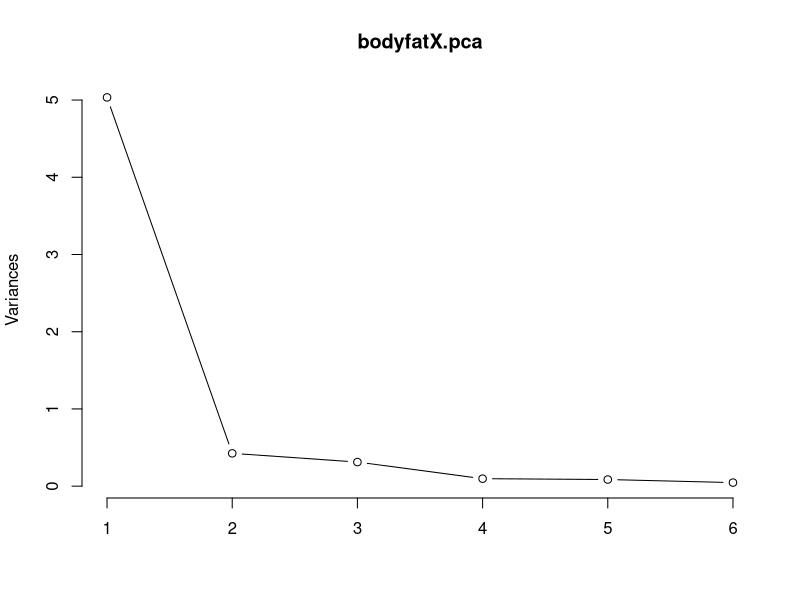
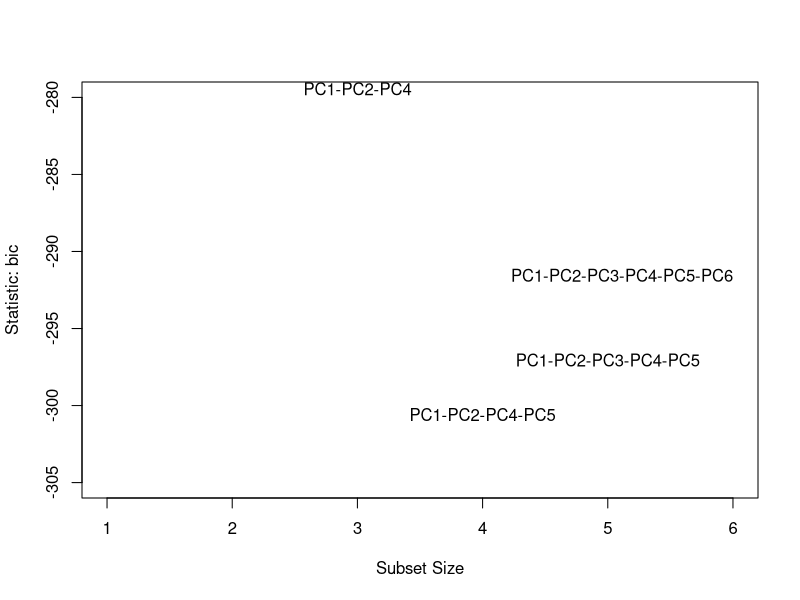

The R script that drew these images, in order: (Note: this script raises an error after producing the figures.)
#-----------------------------------------#
#--- Principal Component Analysis in R ---#
#-----------------------------------------#

# Let's try PCA on our familiar data set
bodyfat <- read.csv('bodyfat-reduced.csv')

model = lm(BodyFat~., data = bodyfat)
summary(model)

# remove the first column (BodyFat) from the data matrix
bodyfatX = bodyfat[,-1]
# Alternately, keep all but the first column
# bodyfatX = bodyfat[,2:7]

# Perform Principal Component Analysis
bodyfatX.pca <- prcomp(bodyfatX, center = TRUE, scale = TRUE) 

plot(bodyfatX.pca, type="l")  # This is sometimes called a scree plot
summary(bodyfatX.pca)  #gives the data from the scree plot

# Here is the rotation matrix:
print(bodyfatX.pca$rotation)
# Note that the first principal component is nearly proportional to the sum of all the standardized original variables

# Notice that the diagonal of the covariance matrix of the PCA results
# is the same as the eigenvalues of the original data
eigen(cor(bodyfatX))$values
diag(var(bodyfatX.pca$x[,]))

# the new rotated components are contained in bodyfat.pca$x
# double check that the new principal components are orthogonal
cor(bodyfatX.pca$x)

# We can also look at the correlation between the original predictor variables
# and the new principal components
cor(cbind(bodyfat[,-1],data.frame(bodyfatX.pca$x)))


# Let's make a data frame with BodyFat in the first column, and
# the principal components in the rest of the columns
bodyfat.pca = cbind(bodyfat[,1],data.frame(bodyfatX.pca$x))
colnames(bodyfat.pca)[1] <- "BodyFat"

# now, let's look at the correlation matrix, showing the correlation of
# bodyfat to each principal component
cor(bodyfat.pca)[,1]
# Notice that two of the PC's have very low correlation with BodyFat

# Let's compute a full model
bodyfat.pcr1 <- lm(BodyFat ~., data = bodyfat.pca)
summary(bodyfat.pcr1)

# We can find the model coefficeints in terms of the original variables by
# multiplying by the rotation matrix
betas1 = bodyfatX.pca$rotation %*% bodyfat.pcr1$coefficients[-1]
betas1

# Get rid of the two non-significant components
bodyfat.pcr2 <- lm(BodyFat ~ PC1+PC2+PC4+PC5, data = bodyfat.pca)
summary(bodyfat.pcr2)

# Compare the two models
anova(bodyfat.pcr1,bodyfat.pcr2)

# Find the best subset model
library(leaps)
leaps<-regsubsets(BodyFat~., data=bodyfat.pca, method = "exhaustive")
library(car)
subsets(leaps, statistic="bic", ylim=c(-305,-280))

# How can we get the model coefficients in terms of our original variables?
fullmodelcoef = bodyfat.pcr1$coefficients[-1]
fullmodelcoef["PC3"] = 0
fullmodelcoef["PC6"] = 0
betas2 = bodyfatX.pca$rotation %*% fullmodelcoef
betas2


# Alternately, we can use pcr in the pls package
# install.packages("pls")
library(pls)

pcr_model <- pcr(BodyFat~., data = bodyfat, scale = TRUE)
validationplot(pcr_model)
validationplot(pcr_model, val.type = "R2")
predplot(pcr_model)
coefplot(pcr_model)


# compare the results of the two different approaches for PCR:

# % variance explained
summary(pcr_model)
summary(bodyfatX.pca)

# The model coefficients for the original variables
pcr_model$coefficients
betas1  # we calculated these above

# This is the rotation matrix (also called laodings)
pcr_model$loadings
bodyfatX.pca$rotation

# use this to get the "scores", i.e., the rotated design matrix
pcr_model$scores
bodyfatX.pca$x

# coefficients of the model using the Principal Components
pcr_model$Yloadings
bodyfat.pcr1$coefficients
